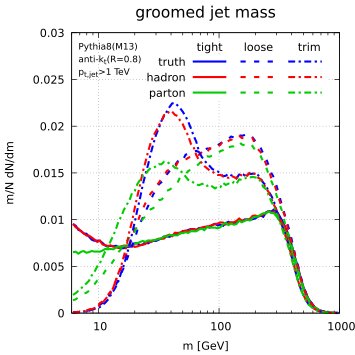

Generate this figure with gnuplot:
reset
set term pdfcairo enhanced size 9cm,9cm
set colors classic

call 'defaults.gp'


set xlabel 'm [GeV]'
set ylabel 'm/N dN/dm'

set bmargin at screen 0.12
set tmargin at screen 0.91
set lmargin at screen 0.2
set rmargin at screen 0.955

set grid dt 3 lw 1

set key spacing 1.2


set style line 1 dt 2 lc rgb "#ff0000" lw 2
set style line 2 dt 1 lc rgb "#ff0000" lw 2
set style line 3 dt 2 lc rgb "#00dd00" lw 2
set style line 4 dt 1 lc rgb "#00dd00" lw 2
set style line 5 dt 2 lc rgb "#0000ff" lw 2
set style line 6 dt 1 lc rgb "#0000ff" lw 2
set style line 7 dt 2 lc rgb "#000000" lw 2
set style line 8 dt 1 lc rgb "#000000" lw 2


set out 'mass-distribs.pdf'


pt=default_pt

R=default_R

set label 101 '{/*0.8 Pythia8(M13)}'    left at graph 0.025,0.955
set label 102 '{/*0.8 anti-k_t(R='.R.')}' left at graph 0.025,0.91
set label 103 '{/*0.8 p_{t,jet}>1 TeV}' left at graph 0.025,0.865

mmin=6.0
mmax=1000.0

set xrange [mmin:mmax]
set log x

set yrange [0:0.03]


#------------------------------------------------------------------------
# loop over the different setups
count(proc,lev)=system(sprintf('../scripts/get_count.sh ../res/lhc14-%s%s-pythia8230M13-%s-R%s.ntuple.gz',proc,pt,lev,R))+0.0
norm_jj_truth =count('dijets','truth')
norm_jj_hadron=count('dijets','hadron')
norm_jj_parton=count('dijets','parton')

m(proc,lev,grm)=sprintf('< ../scripts/histogram.sh ../res/lhc14-%s%s-pythia8230M13-%s-R%s.ntuple.gz "(m_%s>0) ? log(m_%s) : -1000.0" %g %g %g',proc,pt,lev,R,grm,grm,log(mmin),log(mmax),log(mmax/mmin)/100.0)

set title '{/*1.4 groomed jet mass}'
set key maxrow 3 width -6
set key at graph 0.96,0.925
set label 1 'tight      loose       trim' right at graph 0.93,0.95
plot m('dijets','truth' ,'tight')   u (exp($2)):($4/norm_jj_truth ) w l dt 1          lc 3             lw 3 t 'truth',\
     m('dijets','hadron','tight')   u (exp($2)):($4/norm_jj_hadron) w l dt 1          lc 1             lw 3 t 'hadron',\
     m('dijets','parton','tight')   u (exp($2)):($4/norm_jj_parton) w l dt 1          lc rgb "#00cc00" lw 3 t 'parton',\
     m('dijets','truth' ,'loose')   u (exp($2)):($4/norm_jj_truth ) w l dt 2          lc 3             lw 3 t ' ',\
     m('dijets','hadron','loose')   u (exp($2)):($4/norm_jj_hadron) w l dt 2          lc 1             lw 3 t ' ',\
     m('dijets','parton','loose')   u (exp($2)):($4/norm_jj_parton) w l dt 2          lc rgb "#00cc00" lw 3 t ' ',\
     m('dijets','truth' ,'trimmed') u (exp($2)):($4/norm_jj_truth ) w l dt (12,6,4,6) lc 3             lw 3 t ' ',\
     m('dijets','hadron','trimmed') u (exp($2)):($4/norm_jj_hadron) w l dt (12,6,4,6) lc 1             lw 3 t ' ',\
     m('dijets','parton','trimmed') u (exp($2)):($4/norm_jj_parton) w l dt (12,6,4,6) lc rgb "#00cc00" lw 3 t ' '

set out
